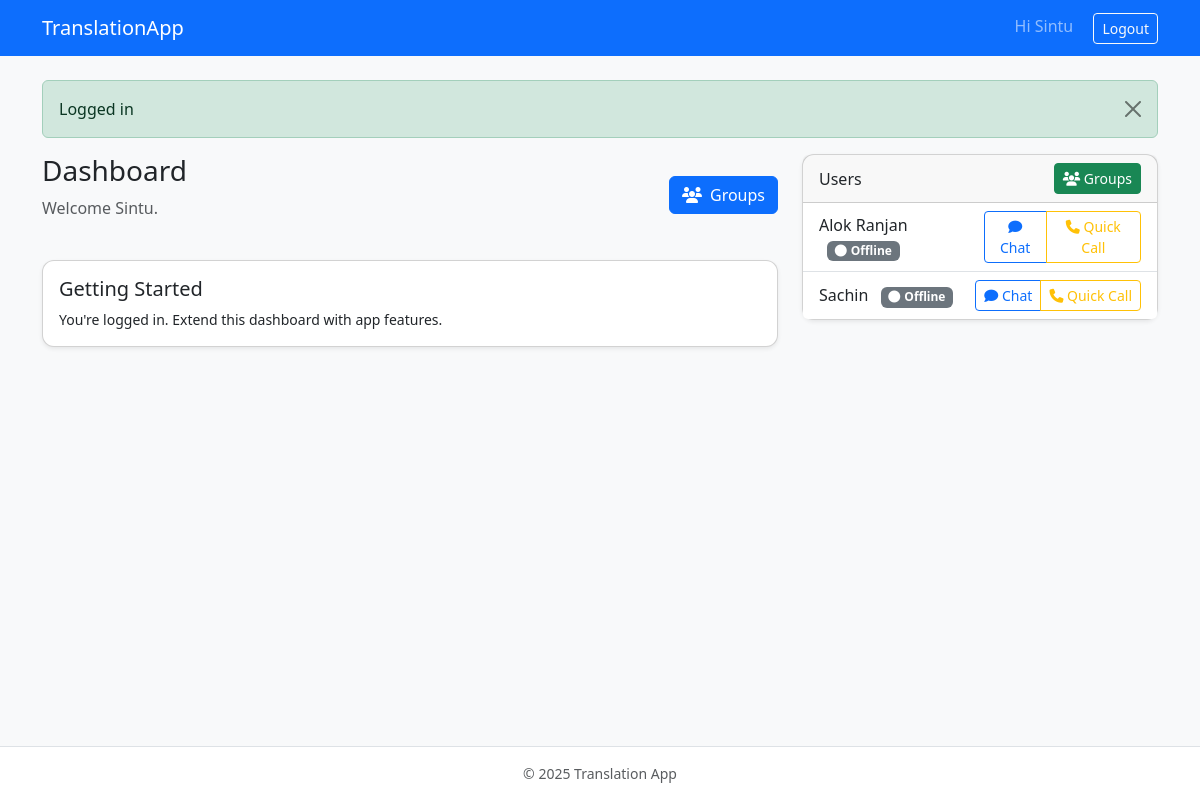
Screenshot of / (signed in) with the database file from the repository.
### app/models/user.py (models this page shows, shortened)
class User(Base):
    __tablename__ = "users"
    id = Column(Integer, primary_key=True, index=True)          # user_id
    email = Column(String(100), unique=True, index=True, nullable=False)
    full_name = Column(String(100), nullable=True)
    hashed_password = Column(String(255), nullable=False)
    is_active = Column(Boolean, nullable=False, server_default=text('1'))  # restore to match existing table
    preferred_language = Column(String(10), nullable=False, default="en")  # NEW
    created_at = Column(DateTime(timezone=True), server_default=func.now())
    messages = relationship("Message", back_populates="sender", cascade="all,delete")
    memberships = relationship("ChatroomMember", back_populates="user", cascade="all,delete")
    created_groups = relationship("Group", back_populates="creator")
    groups = relationship("Group", secondary="group_members", back_populates="members")

### app/main.py (the view)
@app.get("/", response_class=HTMLResponse)
async def index(request: Request, user: User | None = Depends(get_current_ui_user), db: Session = Depends(get_db)):
    if user:
        from .services.presence_manager import presence_manager
        await presence_manager.update_user_general_activity(user.id, "dashboard")
        token = request.session.get("token")
        other_users = db.query(User).filter(User.id != user.id).all()
        response = templates.TemplateResponse(
            "dashboard.html",
            {
                "request": request,
                "user": user,
                "title": "Dashboard",
                "other_users": other_users,
                "token": token,  # Add token for API calls
            },
        )
        response.headers["Cache-Control"] = "no-cache, no-store, must-revalidate"
        response.headers["Pragma"] = "no-cache"
        response.headers["Expires"] = "0"
        return response
    response = RedirectResponse(url="/login", status_code=302)
    response.headers["Cache-Control"] = "no-cache, no-store, must-revalidate"
    response.headers["Pragma"] = "no-cache"
    response.headers["Expires"] = "0"
    return response

### app/templates/dashboard.html (shortened to what this page needs)
{% extends 'base.html' %}
{% block content %}
<div class="row">
  <div class="col-lg-8">
    <div class="mb-4">
      <div class="d-flex justify-content-between align-items-center">
        <div>
          <h1 class="h3">Dashboard</h1>
          <p class="text-muted">Welcome {{ user.full_name or user.email }}.</p>
        </div>
        <div class="btn-group">
          <a href="/groups" class="btn btn-primary">
            <i class="fas fa-users me-2"></i>Groups
          </a>
        </div>
      </div>
    </div>
    <div class="card shadow-sm">
      <div class="card-body">
        <h5 class="card-title">Getting Started</h5>
        <p class="card-text small">You're logged in. Extend this dashboard with app features.</p>
      </div>
    </div>
  </div>
  <div class="col-lg-4">
    <div class="card shadow-sm mb-3">
      <div class="card-header d-flex justify-content-between align-items-center">
        <span>Users</span>
        <div class="btn-group btn-group-sm">
          <a class="btn btn-success" href="/groups">
            <i class="fas fa-users"></i> Groups
          </a>
        </div>
      </div>
      <ul class="list-group list-group-flush" id="user-list">
        {% if other_users %}
          {% for u in other_users %}
            <li class="list-group-item d-flex justify-content-between align-items-center">
              <div>
                <span>{{ u.full_name or u.email }}</span>
                <small id="status-{{ u.id }}" class="badge bg-secondary small ms-2">
                </small>
              </div>
              <div class="btn-group btn-group-sm">
                <a class="btn btn-outline-primary" href="/chat/{{ u.id }}">
                  <i class="fas fa-comment"></i> Chat
                </a>
                <button class="btn btn-outline-warning" onclick="handleQuickCall({{ u.id }}, '{{ u.full_name or u.email }}', this)">
                  <i class="fas fa-phone"></i> Quick Call
                </button>
              </div>
            </li>
          {% endfor %}
        {% else %}
          <li class="list-group-item small text-muted">No other users yet.</li>
        {% endif %}
      </ul>
    </div>
  </div>
</div>
{% endblock %}

### app/templates/base.html (shortened to what this page needs)
<!DOCTYPE html>
<html lang="en">
<head>
  <link href="https://cdn.jsdelivr.net/npm/bootstrap@5.3.3/dist/css/bootstrap.min.css" rel="stylesheet">
  <link rel="stylesheet" href="https://cdnjs.cloudflare.com/ajax/libs/font-awesome/6.5.1/css/all.min.css" />
  <link rel="stylesheet" href="/static/css/app.css" />
</head>
<body class="bg-light d-flex flex-column min-vh-100">
<nav class="navbar navbar-expand-lg navbar-dark bg-primary mb-4">
  <div class="container">
    <a class="navbar-brand" href="/">TranslationApp</a>
    <div>
      {% if user %}
        <span class="navbar-text me-3">Hi {{ user.full_name or user.email }}</span>
        <a class="btn btn-outline-light btn-sm" href="/logout" onclick="handleLogout(event)">Logout</a>
      {% else %}
        <a class="btn btn-outline-light btn-sm me-2" href="/login">Login</a>
        <a class="btn btn-light btn-sm" href="/register">Register</a>
      {% endif %}
    </div>
  </div>
</nav>
<main class="flex-fill">
  <div class="container">
    {% with messages = request.session.pop('flash', []) if request and request.session else [] %}
      {% if messages %}
        {% for cat, msg in messages %}
          <div class="alert alert-{{ cat }} alert-dismissible fade show" role="alert">{{ msg }}<button type="button" class="btn-close" data-bs-dismiss="alert"></button></div>
        {% endfor %}
      {% endif %}
    {% endwith %}
    {% block content %}{% endblock %}
  </div>
</main>
<footer class="mt-auto py-3 bg-white border-top">
  <div class="container text-center text-muted small">&copy; {{ 2025 }} Translation App</div>
</footer>
</body>
</html>

### app/static/css/app.css (style rules this page uses)
.card { border-radius: .75rem; }

### rows the page displays
User: full_name "Sintu"
User: full_name "Alok Ranjan"
User: full_name "Sachin"

### other values shown
{{ msg }} "Logged in"
{{ 2025 }} "2025"
